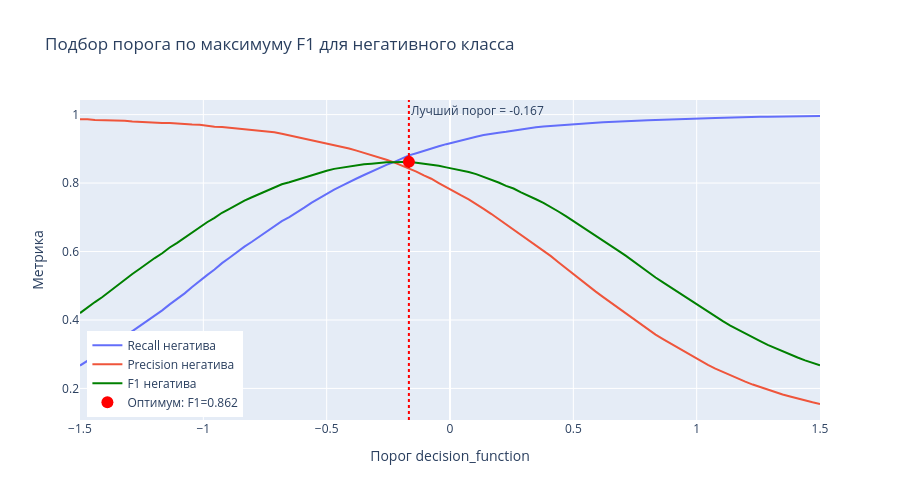

The notebook cell this image was saved under:
### Markdown cell above
LinearSVC с параметром `class_weight={0: 5, 1: 1}` заметно улучшил recall для негативного класса - модель стала реже пропускать негативные отзывы. Это важно для бизнес-задачи: пропустить жалобу клиента дороже, чем ошибочно пометить нейтральный отзыв как негативный. По точности (precision) логистическая регрессия чуть лучше, но по recall негатива LinearSVC выигрывает.

### Code cell
# подбираем оптимальный порог классификации по метрике F1 для негативного класса
X_train_sub, X_val, y_train_sub, y_val = train_test_split(
    X_train, y_train, test_size=0.2, stratify=y_train, random_state=42
)
print(f"Размер train: {X_train_sub.shape[0]}, размер val: {X_val.shape[0]}")

pipeline_lsvc = Pipeline([
    ("tfidf", TfidfVectorizer(max_features=50000, ngram_range=(1, 3))),
    ("clf", LinearSVC(C=0.1, class_weight={0: 5, 1: 1}, dual=False, max_iter=2000))
])
pipeline_lsvc.fit(X_train_sub, y_train_sub)
y_val_scores = pipeline_lsvc.decision_function(X_val)

thresholds = np.linspace(-1.5, 1.5, 100)
best_f1_neg, best_threshold, best_recall_neg, best_precision_neg = 0, 0, 0, 0
results = []

for thresh in thresholds:
    y_pred_thresh = (y_val_scores >= thresh).astype(int)
    recall_neg    = recall_score(y_val, y_pred_thresh, pos_label=0)
    precision_neg = precision_score(y_val, y_pred_thresh, pos_label=0)
    f1_neg        = f1_score(y_val, y_pred_thresh, pos_label=0)
    results.append({'threshold': thresh, 'recall_neg': recall_neg,
                    'precision_neg': precision_neg, 'f1_neg': f1_neg})
    if f1_neg > best_f1_neg:
        best_f1_neg, best_threshold = f1_neg, thresh
        best_recall_neg, best_precision_neg = recall_neg, precision_neg

print(f"\nЛучший порог: {best_threshold:.3f}")
print(f"F1 негатива: {best_f1_neg:.3f}  |  Recall: {best_recall_neg:.3f}  |  Precision: {best_precision_neg:.3f}")

results_df = pd.DataFrame(results)

# строим интерактивный plotly график вместо matplotlib
import plotly.graph_objects as go

fig_thresh = go.Figure()
fig_thresh.add_trace(go.Scatter(x=results_df['threshold'], y=results_df['recall_neg'],
    name='Recall негатива', line=dict(width=2)))
fig_thresh.add_trace(go.Scatter(x=results_df['threshold'], y=results_df['precision_neg'],
    name='Precision негатива', line=dict(width=2)))
fig_thresh.add_trace(go.Scatter(x=results_df['threshold'], y=results_df['f1_neg'],
    name='F1 негатива', line=dict(width=2, color='green')))
fig_thresh.add_vline(x=best_threshold, line_dash='dot', line_color='red',
    annotation_text=f'Лучший порог = {best_threshold:.3f}', annotation_position='top right')
fig_thresh.add_trace(go.Scatter(
    x=[best_threshold], y=[best_f1_neg], mode='markers',
    marker=dict(size=12, color='red'),
    name=f'Оптимум: F1={best_f1_neg:.3f}',
    hovertemplate=f'Порог: {best_threshold:.3f}<br>F1: {best_f1_neg:.3f}<br>Recall: {best_recall_neg:.3f}<br>Precision: {best_precision_neg:.3f}'
))
fig_thresh.update_layout(
    title='Подбор порога по максимуму F1 для негативного класса',
    xaxis_title='Порог decision_function',
    yaxis_title='Метрика',
    height=500, legend=dict(x=0.01, y=0.01)
)

# сохраняем HTML для GitHub Pages
pio.write_html(fig_thresh, "public/threshold.html", full_html=True)
fig_thresh.show()

# обучаем на полном трейне и считаем финальные метрики
pipeline_lsvc.fit(X_train, y_train)
y_test_scores = pipeline_lsvc.decision_function(X_test)
y_test_pred_thresh = (y_test_scores >= best_threshold).astype(int)
print(f"\n-- ФИНАЛЬНЫЕ МЕТРИКИ НА ТЕСТЕ (порог={best_threshold:.3f}) --")
print(classification_report(y_test, y_test_pred_thresh, target_names=["Негативные (0)", "Позитивные (1)"]))

### Figure 1 — Plotly figure (JSON) as saved in the notebook; plotly's stock layout.template omitted (floating-point values rounded to 4 significant figures)
{"data": [{"line": {"width": 2}, "name": "Recall негатива", "type": "scatter", "x": [-1.5, -1.47, -1.439, -1.409, -1.379, -1.348, -1.318, -1.288, -1.258, -1.227, -1.197, -1.167, -1.136, -1.106, -1.076, -1.045, -1.015, -0.9848, -0.9545, -0.9242, -0.8939, -0.8636, -0.8333, -0.803, -0.7727, -0.7424, -0.7121, -0.6818, -0.6515, -0.6212, -0.5909, -0.5606, -0.5303, -0.5, -0.4697, -0.4394, -0.4091, -0.3788, -0.3485, -0.3182, -0.2879, -0.2576, -0.2273, -0.197, -0.1667, -0.1364, -0.1061, -0.07576, -0.04545, -0.01515, 0.01515, 0.04545, 0.07576, 0.1061, 0.1364, 0.1667, 0.197, 0.2273, 0.2576, 0.2879, 0.3182, 0.3485, 0.3788, 0.4091, 0.4394, 0.4697, 0.5, 0.5303, 0.5606, 0.5909, 0.6212, 0.6515, 0.6818, 0.7121, 0.7424, 0.7727, 0.803, 0.8333, 0.8636, 0.8939, 0.9242, 0.9545, 0.9848, 1.015, 1.045, 1.076, 1.106, 1.136, 1.167, 1.197, 1.227, 1.258, 1.288, 1.318, 1.348, 1.379, 1.409, 1.439, 1.47, 1.5], "y": [0.2668, 0.2808, 0.2936, 0.3061, 0.3211, 0.3357, 0.3522, 0.3672, 0.3823, 0.3991, 0.4134, 0.428, 0.4455, 0.4607, 0.4778, 0.4961, 0.5145, 0.531, 0.5473, 0.5661, 0.5817, 0.5989, 0.6144, 0.6285, 0.643, 0.6583, 0.6719, 0.6888, 0.7003, 0.7135, 0.7281, 0.7427, 0.7558, 0.7679, 0.7806, 0.7916, 0.8031, 0.8133, 0.8235, 0.8337, 0.8445, 0.8531, 0.8614, 0.8707, 0.881, 0.8873, 0.8945, 0.9024, 0.9074, 0.9137, 0.9196, 0.925, 0.931, 0.9355, 0.9402, 0.9447, 0.9472, 0.9499, 0.9536, 0.9574, 0.9605, 0.9631, 0.9656, 0.9673, 0.9692, 0.9705, 0.9719, 0.9732, 0.9745, 0.9763, 0.9775, 0.9788, 0.9798, 0.981, 0.9819, 0.9827, 0.9834, 0.9841, 0.985, 0.9867, 0.9877, 0.9885, 0.9889, 0.9893, 0.9894, 0.9899, 0.9909, 0.9914, 0.9922, 0.9929, 0.9932, 0.9936, 0.9936, 0.9941, 0.9948, 0.9953, 0.9954, 0.9954, 0.9957, 0.996]}, {"line": {"width": 2}, "name": "Precision негатива", "type": "scatter", "x": [-1.5, -1.47, -1.439, -1.409, -1.379, -1.348, -1.318, -1.288, -1.258, -1.227, -1.197, -1.167, -1.136, -1.106, -1.076, -1.045, -1.015, -0.9848, -0.9545, -0.9242, -0.8939, -0.8636, -0.8333, -0.803, -0.7727, -0.7424, -0.7121, -0.6818, -0.6515, -0.6212, -0.5909, -0.5606, -0.5303, -0.5, -0.4697, -0.4394, -0.4091, -0.3788, -0.3485, -0.3182, -0.2879, -0.2576, -0.2273, -0.197, -0.1667, -0.1364, -0.1061, -0.07576, -0.04545, -0.01515, 0.01515, 0.04545, 0.07576, 0.1061, 0.1364, 0.1667, 0.197, 0.2273, 0.2576, 0.2879, 0.3182, 0.3485, 0.3788, 0.4091, 0.4394, 0.4697, 0.5, 0.5303, 0.5606, 0.5909, 0.6212, 0.6515, 0.6818, 0.7121, 0.7424, 0.7727, 0.803, 0.8333, 0.8636, 0.8939, 0.9242, 0.9545, 0.9848, 1.015, 1.045, 1.076, 1.106, 1.136, 1.167, 1.197, 1.227, 1.258, 1.288, 1.318, 1.348, 1.379, 1.409, 1.439, 1.47, 1.5], "y": [0.9866, 0.9868, 0.9843, 0.9841, 0.9832, 0.9827, 0.9821, 0.9796, 0.9781, 0.977, 0.9766, 0.9756, 0.9756, 0.9737, 0.9719, 0.9711, 0.9707, 0.9673, 0.9648, 0.9635, 0.9615, 0.9607, 0.9586, 0.9562, 0.9539, 0.9514, 0.9484, 0.944, 0.9393, 0.9349, 0.9314, 0.9252, 0.9213, 0.9171, 0.9127, 0.9068, 0.9011, 0.8947, 0.8885, 0.8805, 0.8738, 0.868, 0.8605, 0.852, 0.8437, 0.8336, 0.8223, 0.8127, 0.8002, 0.7875, 0.7763, 0.7637, 0.7524, 0.7395, 0.7248, 0.7102, 0.6948, 0.6791, 0.6657, 0.648, 0.6341, 0.6178, 0.6029, 0.5865, 0.5689, 0.5513, 0.5339, 0.5164, 0.4993, 0.4829, 0.4668, 0.4508, 0.4353, 0.4197, 0.4031, 0.3874, 0.3723, 0.3572, 0.3441, 0.3312, 0.318, 0.3051, 0.2925, 0.2807, 0.269, 0.2579, 0.2478, 0.2377, 0.2286, 0.2196, 0.2112, 0.2037, 0.1959, 0.1889, 0.1823, 0.1762, 0.17, 0.1643, 0.1593, 0.1545]}, {"line": {"color": "green", "width": 2}, "name": "F1 негатива", "type": "scatter", "x": [-1.5, -1.47, -1.439, -1.409, -1.379, -1.348, -1.318, -1.288, -1.258, -1.227, -1.197, -1.167, -1.136, -1.106, -1.076, -1.045, -1.015, -0.9848, -0.9545, -0.9242, -0.8939, -0.8636, -0.8333, -0.803, -0.7727, -0.7424, -0.7121, -0.6818, -0.6515, -0.6212, -0.5909, -0.5606, -0.5303, -0.5, -0.4697, -0.4394, -0.4091, -0.3788, -0.3485, -0.3182, -0.2879, -0.2576, -0.2273, -0.197, -0.1667, -0.1364, -0.1061, -0.07576, -0.04545, -0.01515, 0.01515, 0.04545, 0.07576, 0.1061, 0.1364, 0.1667, 0.197, 0.2273, 0.2576, 0.2879, 0.3182, 0.3485, 0.3788, 0.4091, 0.4394, 0.4697, 0.5, 0.5303, 0.5606, 0.5909, 0.6212, 0.6515, 0.6818, 0.7121, 0.7424, 0.7727, 0.803, 0.8333, 0.8636, 0.8939, 0.9242, 0.9545, 0.9848, 1.015, 1.045, 1.076, 1.106, 1.136, 1.167, 1.197, 1.227, 1.258, 1.288, 1.318, 1.348, 1.379, 1.409, 1.439, 1.47, 1.5], "y": [0.42, 0.4371, 0.4523, 0.4669, 0.4841, 0.5004, 0.5184, 0.5342, 0.5498, 0.5667, 0.5809, 0.595, 0.6116, 0.6255, 0.6406, 0.6567, 0.6725, 0.6856, 0.6984, 0.7132, 0.7249, 0.7378, 0.7489, 0.7585, 0.7682, 0.7781, 0.7866, 0.7965, 0.8024, 0.8093, 0.8173, 0.824, 0.8304, 0.8359, 0.8415, 0.8453, 0.8493, 0.8521, 0.8548, 0.8565, 0.8589, 0.8605, 0.861, 0.8612, 0.8619, 0.8596, 0.8569, 0.8552, 0.8504, 0.8459, 0.8419, 0.8367, 0.8322, 0.8261, 0.8186, 0.8108, 0.8016, 0.792, 0.784, 0.7729, 0.7639, 0.7527, 0.7423, 0.7302, 0.717, 0.7032, 0.6892, 0.6747, 0.6603, 0.6461, 0.6319, 0.6173, 0.6027, 0.5879, 0.5716, 0.5557, 0.5401, 0.5241, 0.51, 0.4959, 0.4811, 0.4663, 0.4515, 0.4373, 0.423, 0.4092, 0.3965, 0.3835, 0.3716, 0.3597, 0.3484, 0.3381, 0.3272, 0.3174, 0.3081, 0.2994, 0.2904, 0.2821, 0.2747, 0.2674]}, {"hovertemplate": "Порог: -0.167<br>F1: 0.862<br>Recall: 0.881<br>Precision: 0.844", "marker": {"color": "red", "size": 12}, "mode": "markers", "name": "Оптимум: F1=0.862", "type": "scatter", "x": [-0.1667], "y": [0.8619]}], "layout": {"annotations": [{"showarrow": false, "text": "Лучший порог = -0.167", "x": -0.1667, "xanchor": "left", "xref": "x", "y": 1, "yanchor": "top", "yref": "y domain"}], "height": 500, "legend": {"x": 0.01, "y": 0.01}, "shapes": [{"line": {"color": "red", "dash": "dot"}, "type": "line", "x0": -0.1667, "x1": -0.1667, "xref": "x", "y0": 0, "y1": 1, "yref": "y domain"}], "title": {"text": "Подбор порога по максимуму F1 для негативного класса"}, "xaxis": {"title": {"text": "Порог decision_function"}}, "yaxis": {"title": {"text": "Метрика"}}}}
